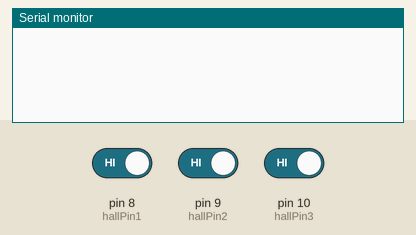
Recording of a sketch running on a simulated Arduino Uno, built with avr-gcc and run on an emulated ATmega328P. Shown: the last lines printed to the serial monitor. The test bench sets the inputs (shaded band); at power-on: pin 8 (hallPin1) HIGH, pin 9 (hallPin2) HIGH, pin 10 (hallPin3) HIGH.

Above: at 1.2 s.
1.3 s: pin 8 (hallPin1) driven LOW
At 1.8 s:
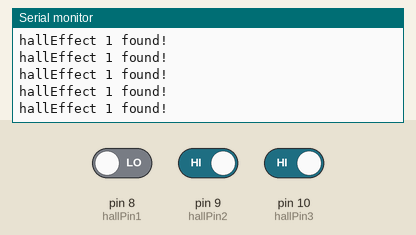
3.2 s: pin 9 (hallPin2) driven LOW
At 4.2 s:
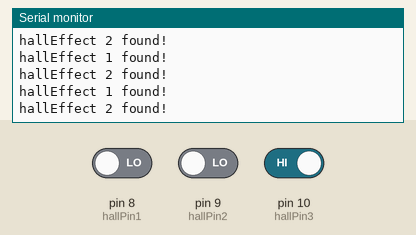
6.2 s: pin 10 (hallPin3) driven LOW
15.2 s: pin 8 (hallPin1) driven HIGH
21.2 s: pin 9 (hallPin2) driven HIGH
Timing chart, 0 to 24.2 s (numbered marks = the images above; inputs shaded):
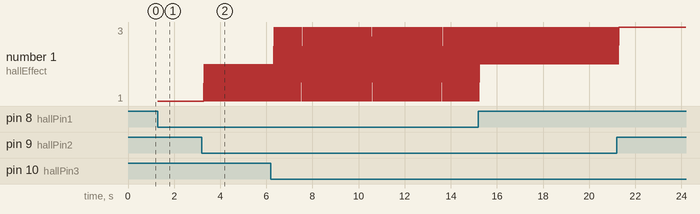

The sketch:

HallEffectSensorTest.ino
```cpp
const int hallPin1 = 8;     // the number of the hall effect sensor pin
const int hallPin2 = 9;     // the number of the hall effect sensor pin
const int hallPin3 = 10;    // the number of the hall effect sensor pin
int hallState1 = 0;         // variable for reading the hall sensor status
int hallState2 = 0;         // variable for reading the hall sensor status
int hallState3 = 0;         // Variable for reading the hall sensor status
long startTime ;                    // start time for stop watch
long elapsedTime ;                  // elapsed time for stop watch
bool done = false;
void setup() {
Serial.begin(9600);

pinMode(hallPin1, INPUT); // initialize the hall effect sensor pin as an input
pinMode(hallPin2, INPUT); // initialize the hall effect sensor pin as an input
pinMode(hallPin3, INPUT); // initialize the hall effect sensor pin as an input

}

void loop() {


  // read the state of the hall effect sensor:
  hallState1 = digitalRead(hallPin1);
  hallState2 = digitalRead(hallPin2);
  hallState3 = digitalRead(hallPin3);

  if (hallState1== LOW)
  {
    Serial.println("hallEffect 1 found!");
  }
  if (hallState2== LOW)
  {
    Serial.println("hallEffect 2 found!");
  }
  if (hallState3== LOW)
  {
    Serial.println("hallEffect 3 found!");
  }
}
```

Measured:
- after the input at 1.3 s, the serial monitor: prints a new line at once (image 1)
- after the input at 3.2 s, the serial monitor: prints a new line after 0.11 s (image 2)
- plotted number 1: 1 → 2 after the input at 3.2 s, 2 → 3 after the input at 6.2 s
